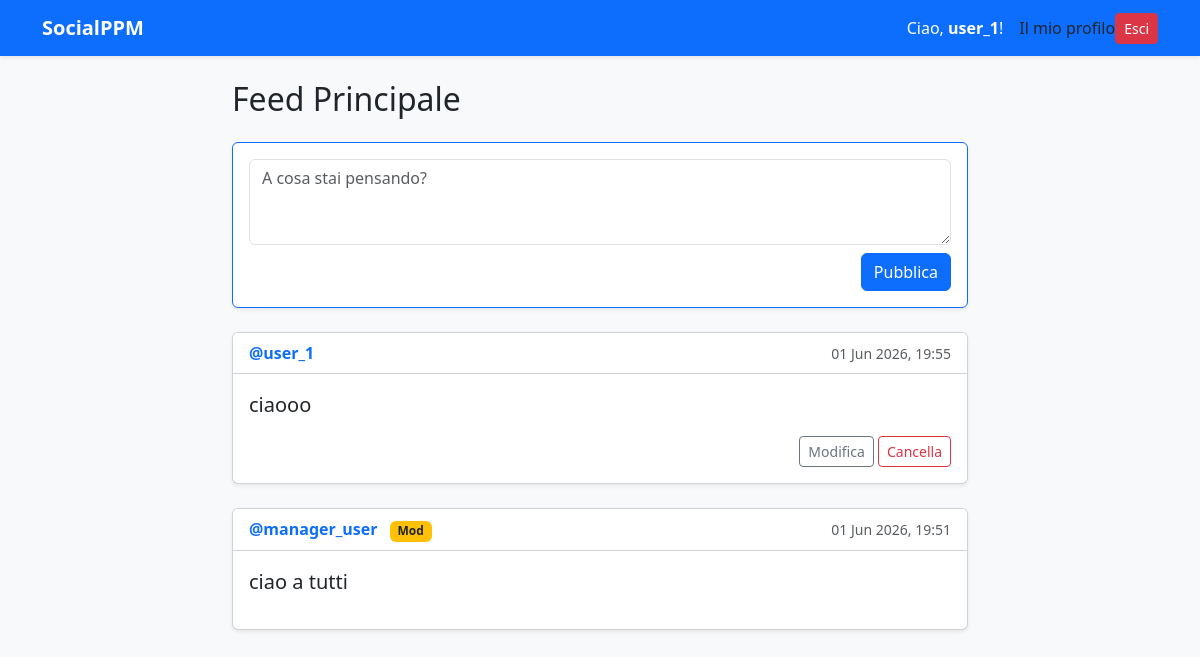
The page / (signed in) on the database as committed earlier.
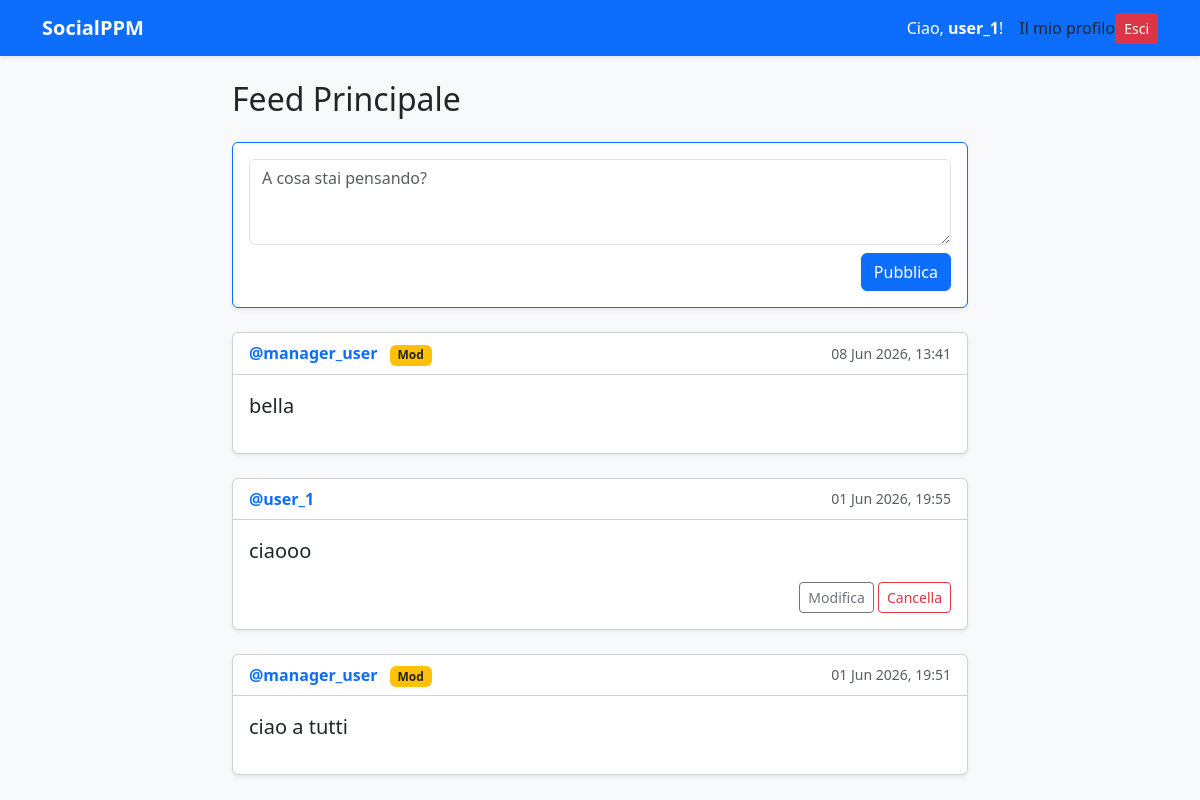
The same page on the database as committed later.
### posts/models.py (models this page shows, shortened)
class Post(models.Model):
    author = models.ForeignKey(User, on_delete=models.CASCADE, related_name='posts')
    testo = models.TextField(max_length=1000)
    data_creazione = models.DateTimeField(auto_now_add=True)
    class Meta:
        ordering = ['-data_creazione']

### posts/views.py (the view, shortened to what this page needs)
# urls.py: path('', views.FeedView.as_view(), name='feed'),
class FeedView(LoginRequiredMixin, CreateView):
    model = Post
    form_class = PostForm
    template_name = 'posts/feed.html'
    success_url = reverse_lazy('feed')
    def get_context_data(self, **kwargs):
        context = super().get_context_data(**kwargs)
        context['posts'] = Post.objects.all().order_by('-data_creazione')
        return context

### posts/forms.py
class PostForm(forms.ModelForm):
    class Meta:
        model = Post
        fields = ['testo']
        widgets = {
            'testo': forms.Textarea(attrs={
                'class': 'form-control',
                'placeholder': 'A cosa stai pensando?',
                'rows': 3,
                'minlength': 5
            }),
        }

### posts/templates/posts/feed.html (shortened to what this page needs)
{% extends 'base.html' %}
{% block content %}
<div class="row justify-content-center">
    <div class="col-md-8">
        <h2 class="mb-4">Feed Principale</h2>
        <div class="card mb-4 shadow-sm border-primary">
            <div class="card-body">
                <form method="post">
                    {{ form.testo }}
                    <div class="text-end mt-2">
                        <button type="submit" class="btn btn-primary">
                            Pubblica
                        </button>
                    </div>
                </form>
            </div>
        </div>
        {% for singolo_post in posts %}
        <div class="card mb-4 shadow-sm">
            <div class="card-header bg-white d-flex justify-content-between align-items-center">
                <div>
                    <a href="{% url 'profile' singolo_post.author.username %}"
                       class="text-decoration-none fw-bold text-primary">
                        @{{ singolo_post.author.username }}
                    </a>
                    {% if singolo_post.author.is_superuser %}
                        <span class="badge bg-danger ms-2">
                            Admin
                        </span>
                    {% elif singolo_post.author.is_staff %}
                        <span class="badge bg-warning text-dark ms-2">
                            Mod
                        </span>
                    {% endif %}
                </div>
                <small class="text-muted">
                    {{ singolo_post.data_creazione|date:"d M Y, H:i" }}
                </small>
            </div>
            <div class="card-body">
                <p class="card-text fs-5">
                    {{ singolo_post.testo }}
                </p>
                <div class="mt-3 text-end">
                    {% if singolo_post.author == user %}
                        <a href="{% url 'post-update' pk=singolo_post.pk %}"
                           class="btn btn-sm btn-outline-secondary">
                            Modifica
                        </a>
                        <a href="{% url 'post-delete' pk=singolo_post.pk %}"
                           class="btn btn-sm btn-outline-danger">
                            Cancella
                        </a>
                    {% elif user.is_superuser %}
                        <a href="{% url 'post-delete' pk=singolo_post.pk %}"
                           class="btn btn-sm btn-danger">
                            Elimina Post (Admin)
                        </a>
                    {% elif user.is_staff and not singolo_post.author.is_superuser %}
                        <a href="{% url 'post-delete' pk=singolo_post.pk %}"
                           class="btn btn-sm btn-danger">
                            Elimina Post (Mod)
                        </a>
                    {% endif %}
                </div>
            </div>
        </div>
        {% empty %}
        <div class="alert alert-info">
            Non ci sono ancora post. Sii il primo a scriverne uno!
        </div>
        {% endfor %}
    </div>
</div>
{% endblock %}

Rows that differ between the two databases and show on the page:
added Post: author.username "manager_user", shows "Mod", data_creazione "08 Jun 2026, 13:41", testo "bella"
